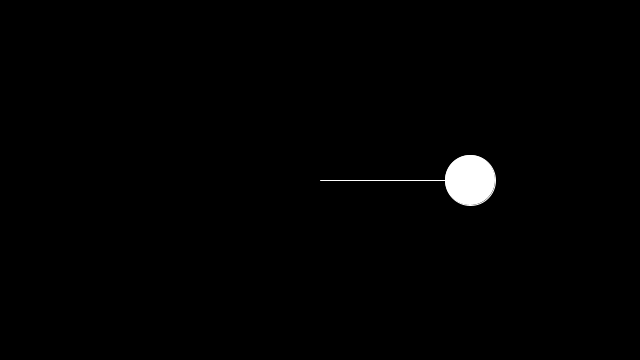
Frame 1 (no input)
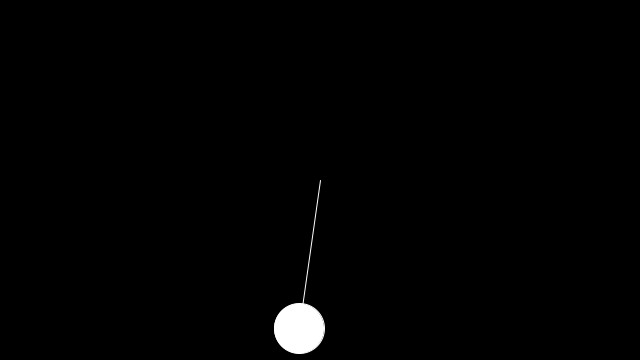
Frame 60 (the mouse pressed at the canvas centre just before this capture)
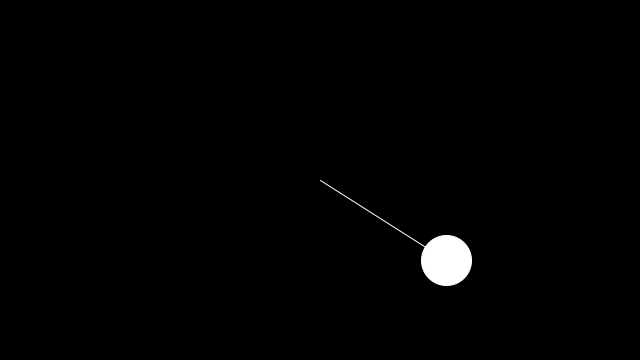
Frame 120 (the mouse held since frame 60 and released just before this capture)

The Processing sketch that drew these frames (run headless with seeded random() and noise(); from frame 60 on, the mouse is pressed at the canvas centre):

// Processing sketch: Oscillation
// ── Oscillation.pde
float r = 150;
float a = 0.0;
float aVel = 0.0;
float aAcc = 0.001;

void setup() {
  size(640, 360);
}

void draw() {
  background(0);
  
  translate(width/2, height/2);
  float x = r * cos(a);
  float y = r * sin(a);
  fill(255);
  stroke(255);
  line(0,0,x,y);
  ellipse(x,y,50,50);
  
  a+=aVel;
  aVel+=aAcc;
  aVel=constrain(aVel, 0, 0.1);
}
